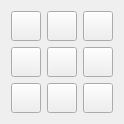
<?xml version="1.0" encoding="UTF-8"?>
<ui version="4.0">
 <class>TextPosWidget</class>
 <widget class="QWidget" name="TextPosWidget">
  <property name="geometry">
   <rect>
    <x>0</x>
    <y>0</y>
    <width>114</width>
    <height>114</height>
   </rect>
  </property>
  <property name="windowTitle">
   <string>Form</string>
  </property>
  <layout class="QGridLayout" name="gridLayout">
   <item row="0" column="2">
    <widget class="QPushButton" name="topRightBtn">
     <property name="minimumSize">
      <size>
       <width>30</width>
       <height>30</height>
      </size>
     </property>
     <property name="maximumSize">
      <size>
       <width>30</width>
       <height>30</height>
      </size>
     </property>
     <property name="focusPolicy">
      <enum>Qt::NoFocus</enum>
     </property>
     <property name="text">
      <string/>
     </property>
     <property name="icon">
      <iconset resource="../../../../etc/meteo.icons.qrc">
       <normaloff>:/meteo/icons/text/text-pos-top-right.png</normaloff>:/meteo/icons/text/text-pos-top-right.png</iconset>
     </property>
     <property name="iconSize">
      <size>
       <width>24</width>
       <height>24</height>
      </size>
     </property>
     <property name="checkable">
      <bool>true</bool>
     </property>
    </widget>
   </item>
   <item row="0" column="0">
    <widget class="QPushButton" name="topLeftBtn">
     <property name="minimumSize">
      <size>
       <width>30</width>
       <height>30</height>
      </size>
     </property>
     <property name="maximumSize">
      <size>
       <width>30</width>
       <height>30</height>
      </size>
     </property>
     <property name="focusPolicy">
      <enum>Qt::NoFocus</enum>
     </property>
     <property name="text">
      <string/>
     </property>
     <property name="icon">
      <iconset resource="../../../../etc/meteo.icons.qrc">
       <normaloff>:/meteo/icons/text/text-pos-top-left.png</normaloff>:/meteo/icons/text/text-pos-top-left.png</iconset>
     </property>
     <property name="iconSize">
      <size>
       <width>24</width>
       <height>24</height>
      </size>
     </property>
     <property name="checkable">
      <bool>true</bool>
     </property>
    </widget>
   </item>
   <item row="0" column="1">
    <widget class="QPushButton" name="topCenterBtn">
     <property name="minimumSize">
      <size>
       <width>30</width>
       <height>30</height>
      </size>
     </property>
     <property name="maximumSize">
      <size>
       <width>30</width>
       <height>30</height>
      </size>
     </property>
     <property name="focusPolicy">
      <enum>Qt::NoFocus</enum>
     </property>
     <property name="text">
      <string/>
     </property>
     <property name="icon">
      <iconset resource="../../../../etc/meteo.icons.qrc">
       <normaloff>:/meteo/icons/text/text-pos-top-center.png</normaloff>:/meteo/icons/text/text-pos-top-center.png</iconset>
     </property>
     <property name="iconSize">
      <size>
       <width>24</width>
       <height>24</height>
      </size>
     </property>
     <property name="checkable">
      <bool>true</bool>
     </property>
    </widget>
   </item>
   <item row="1" column="2">
    <widget class="QPushButton" name="midRightBtn">
     <property name="minimumSize">
      <size>
       <width>30</width>
       <height>30</height>
      </size>
     </property>
     <property name="maximumSize">
      <size>
       <width>30</width>
       <height>30</height>
      </size>
     </property>
     <property name="focusPolicy">
      <enum>Qt::NoFocus</enum>
     </property>
     <property name="text">
      <string/>
     </property>
     <property name="icon">
      <iconset resource="../../../../etc/meteo.icons.qrc">
       <normaloff>:/meteo/icons/text/text-pos-mid-right.png</normaloff>:/meteo/icons/text/text-pos-mid-right.png</iconset>
     </property>
     <property name="iconSize">
      <size>
       <width>24</width>
       <height>24</height>
      </size>
     </property>
     <property name="checkable">
      <bool>true</bool>
     </property>
    </widget>
   </item>
   <item row="1" column="1">
    <widget class="QPushButton" name="midCenterBtn">
     <property name="minimumSize">
      <size>
       <width>30</width>
       <height>30</height>
      </size>
     </property>
     <property name="maximumSize">
      <size>
       <width>30</width>
       <height>30</height>
      </size>
     </property>
     <property name="focusPolicy">
      <enum>Qt::NoFocus</enum>
     </property>
     <property name="text">
      <string/>
     </property>
     <property name="icon">
      <iconset resource="../../../../etc/meteo.icons.qrc">
       <normaloff>:/meteo/icons/text/text-pos-mid-center.png</normaloff>:/meteo/icons/text/text-pos-mid-center.png</iconset>
     </property>
     <property name="iconSize">
      <size>
       <width>24</width>
       <height>24</height>
      </size>
     </property>
     <property name="checkable">
      <bool>true</bool>
     </property>
    </widget>
   </item>
   <item row="1" column="0">
    <widget class="QPushButton" name="midLeftBtn">
     <property name="minimumSize">
      <size>
       <width>30</width>
       <height>30</height>
      </size>
     </property>
     <property name="maximumSize">
      <size>
       <width>30</width>
       <height>30</height>
      </size>
     </property>
     <property name="focusPolicy">
      <enum>Qt::NoFocus</enum>
     </property>
     <property name="text">
      <string/>
     </property>
     <property name="icon">
      <iconset resource="../../../../etc/meteo.icons.qrc">
       <normaloff>:/meteo/icons/text/text-pos-mid-left.png</normaloff>:/meteo/icons/text/text-pos-mid-left.png</iconset>
     </property>
     <property name="iconSize">
      <size>
       <width>24</width>
       <height>24</height>
      </size>
     </property>
     <property name="checkable">
      <bool>true</bool>
     </property>
    </widget>
   </item>
   <item row="2" column="0">
    <widget class="QPushButton" name="bottomLeftBtn">
     <property name="minimumSize">
      <size>
       <width>30</width>
       <height>30</height>
      </size>
     </property>
     <property name="maximumSize">
      <size>
       <width>30</width>
       <height>30</height>
      </size>
     </property>
     <property name="focusPolicy">
      <enum>Qt::NoFocus</enum>
     </property>
     <property name="text">
      <string/>
     </property>
     <property name="icon">
      <iconset resource="../../../../etc/meteo.icons.qrc">
       <normaloff>:/meteo/icons/text/text-pos-bottom-left.png</normaloff>:/meteo/icons/text/text-pos-bottom-left.png</iconset>
     </property>
     <property name="iconSize">
      <size>
       <width>24</width>
       <height>24</height>
      </size>
     </property>
     <property name="checkable">
      <bool>true</bool>
     </property>
    </widget>
   </item>
   <item row="2" column="1">
    <widget class="QPushButton" name="bottomCenterBtn">
     <property name="minimumSize">
      <size>
       <width>30</width>
       <height>30</height>
      </size>
     </property>
     <property name="maximumSize">
      <size>
       <width>30</width>
       <height>30</height>
      </size>
     </property>
     <property name="focusPolicy">
      <enum>Qt::NoFocus</enum>
     </property>
     <property name="text">
      <string/>
     </property>
     <property name="icon">
      <iconset resource="../../../../etc/meteo.icons.qrc">
       <normaloff>:/meteo/icons/text/text-pos-bottom-center.png</normaloff>:/meteo/icons/text/text-pos-bottom-center.png</iconset>
     </property>
     <property name="iconSize">
      <size>
       <width>24</width>
       <height>24</height>
      </size>
     </property>
     <property name="checkable">
      <bool>true</bool>
     </property>
    </widget>
   </item>
   <item row="2" column="2">
    <widget class="QPushButton" name="bottomRightBtn">
     <property name="minimumSize">
      <size>
       <width>30</width>
       <height>30</height>
      </size>
     </property>
     <property name="maximumSize">
      <size>
       <width>30</width>
       <height>30</height>
      </size>
     </property>
     <property name="focusPolicy">
      <enum>Qt::NoFocus</enum>
     </property>
     <property name="text">
      <string/>
     </property>
     <property name="icon">
      <iconset resource="../../../../etc/meteo.icons.qrc">
       <normaloff>:/meteo/icons/text/text-pos-bottom-right.png</normaloff>:/meteo/icons/text/text-pos-bottom-right.png</iconset>
     </property>
     <property name="iconSize">
      <size>
       <width>24</width>
       <height>24</height>
      </size>
     </property>
     <property name="checkable">
      <bool>true</bool>
     </property>
    </widget>
   </item>
  </layout>
 </widget>
 <resources>
  <include location="../../../../etc/meteo.icons.qrc"/>
 </resources>
 <connections/>
</ui>
